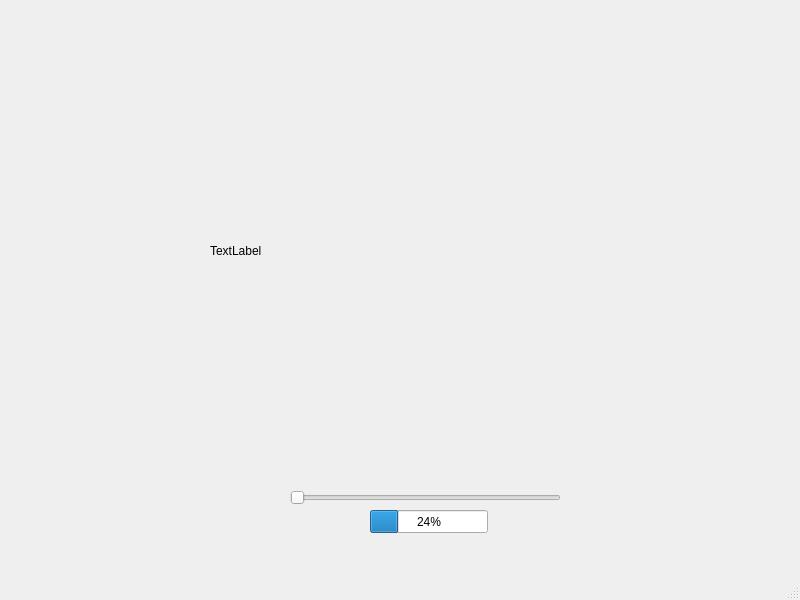
<?xml version="1.0" encoding="UTF-8"?>
<ui version="4.0">
 <class>MainWindow</class>
 <widget class="QMainWindow" name="MainWindow">
  <property name="geometry">
   <rect>
    <x>0</x>
    <y>0</y>
    <width>800</width>
    <height>600</height>
   </rect>
  </property>
  <property name="windowTitle">
   <string>MainWindow</string>
  </property>
  <widget class="QWidget" name="centralwidget">
   <widget class="QSlider" name="horizontalSlider">
    <property name="geometry">
     <rect>
      <x>290</x>
      <y>490</y>
      <width>271</width>
      <height>16</height>
     </rect>
    </property>
    <property name="orientation">
     <enum>Qt::Horizontal</enum>
    </property>
   </widget>
   <widget class="QProgressBar" name="progressBar">
    <property name="geometry">
     <rect>
      <x>370</x>
      <y>510</y>
      <width>118</width>
      <height>23</height>
     </rect>
    </property>
    <property name="value">
     <number>24</number>
    </property>
   </widget>
   <widget class="QLabel" name="label_pic">
    <property name="geometry">
     <rect>
      <x>210</x>
      <y>30</y>
      <width>481</width>
      <height>441</height>
     </rect>
    </property>
    <property name="text">
     <string>TextLabel</string>
    </property>
   </widget>
  </widget>
  <widget class="QMenuBar" name="menubar">
   <property name="geometry">
    <rect>
     <x>0</x>
     <y>0</y>
     <width>800</width>
     <height>17</height>
    </rect>
   </property>
  </widget>
  <widget class="QStatusBar" name="statusbar"/>
 </widget>
 <resources/>
 <connections/>
</ui>
